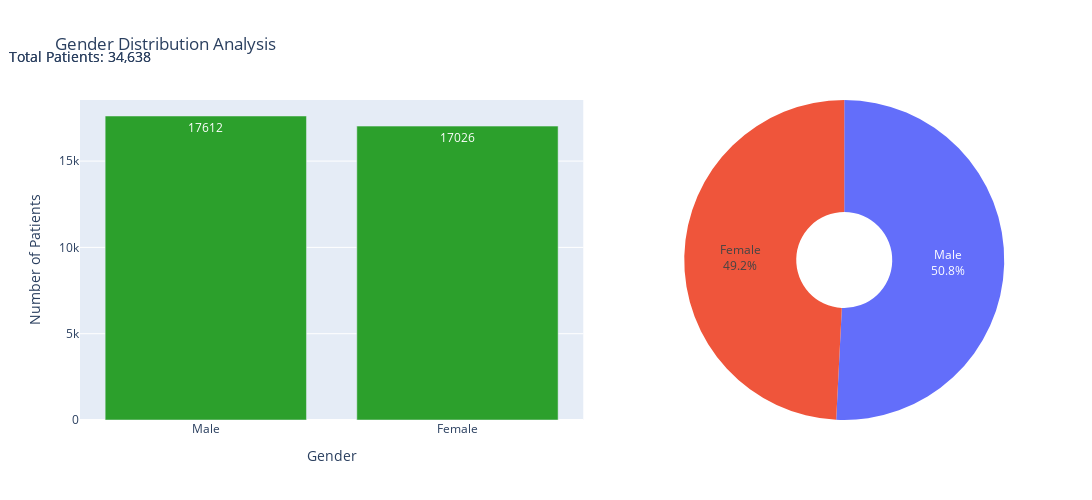

Source (notebook cell):
### Code cell
# Gender Distribution Visualization
gender_df = section2_data['gender_dist']

# Create gender distribution figure
gender_fig = make_subplots(
    rows=1, cols=2,
    subplot_titles=('Gender Distribution by Count', 'Gender Distribution by Percentage'),
    specs=[[{"type": "bar"}, {"type": "pie"}]],
    column_widths=[0.6, 0.4]
)

# Bar chart for counts
gender_fig.add_trace(
    go.Bar(
        x=gender_df['Gender'],
        y=gender_df['Count'],
        text=gender_df['Count'],
        textposition='auto',
        name='Count',
        marker_color='rgb(44, 160, 44)'
    ),
    row=1, col=1
)

# Pie chart for percentages
gender_fig.add_trace(
    go.Pie(
        labels=gender_df['Gender'],
        values=gender_df['Percentage'],
        textinfo='label+percent',
        hole=0.3
    ),
    row=1, col=2
)

# Update layout
gender_fig.update_layout(
    title_text='Gender Distribution Analysis',
    showlegend=False,
    height=500,
    width=1200,
    annotations=[
        dict(
            text=f"Total Patients: {gender_df['Count'].sum():,}",
            xref="paper",
            yref="paper",
            x=0,
            y=1.1,
            showarrow=False,
            font=dict(size=14)
        )
    ]
)

# Update axes
gender_fig.update_xaxes(title_text="Gender", row=1, col=1)
gender_fig.update_yaxes(title_text="Number of Patients", row=1, col=1)

gender_fig.show()

### Figure 1 — Plotly figure (JSON) as saved in the notebook; plotly's stock layout.template omitted (floating-point values rounded to 4 significant figures)
{"data": [{"marker": {"color": "rgb(44, 160, 44)"}, "name": "Count", "text": [17610.0, 17030.0], "textposition": "auto", "type": "bar", "x": ["Male", "Female"], "xaxis": "x", "y": [17612, 17026], "yaxis": "y"}, {"domain": {"x": [0.64, 1], "y": [0, 1]}, "hole": 0.3, "labels": ["Male", "Female"], "textinfo": "label+percent", "type": "pie", "values": [50.8, 49.2]}], "layout": {"annotations": [{"font": {"size": 14}, "showarrow": false, "text": "Total Patients: 34,638", "x": 0, "xanchor": "center", "xref": "paper", "y": 1.1, "yanchor": "bottom", "yref": "paper"}, {"font": {"size": 14}, "showarrow": false, "text": "Total Patients: 34,638", "x": 0, "xanchor": "center", "xref": "paper", "y": 1.1, "yanchor": "bottom", "yref": "paper"}], "height": 500, "showlegend": false, "title": {"text": "Gender Distribution Analysis"}, "width": 1200, "xaxis": {"anchor": "y", "domain": [0, 0.54], "title": {"text": "Gender"}}, "yaxis": {"anchor": "x", "domain": [0, 1], "title": {"text": "Number of Patients"}}}}
